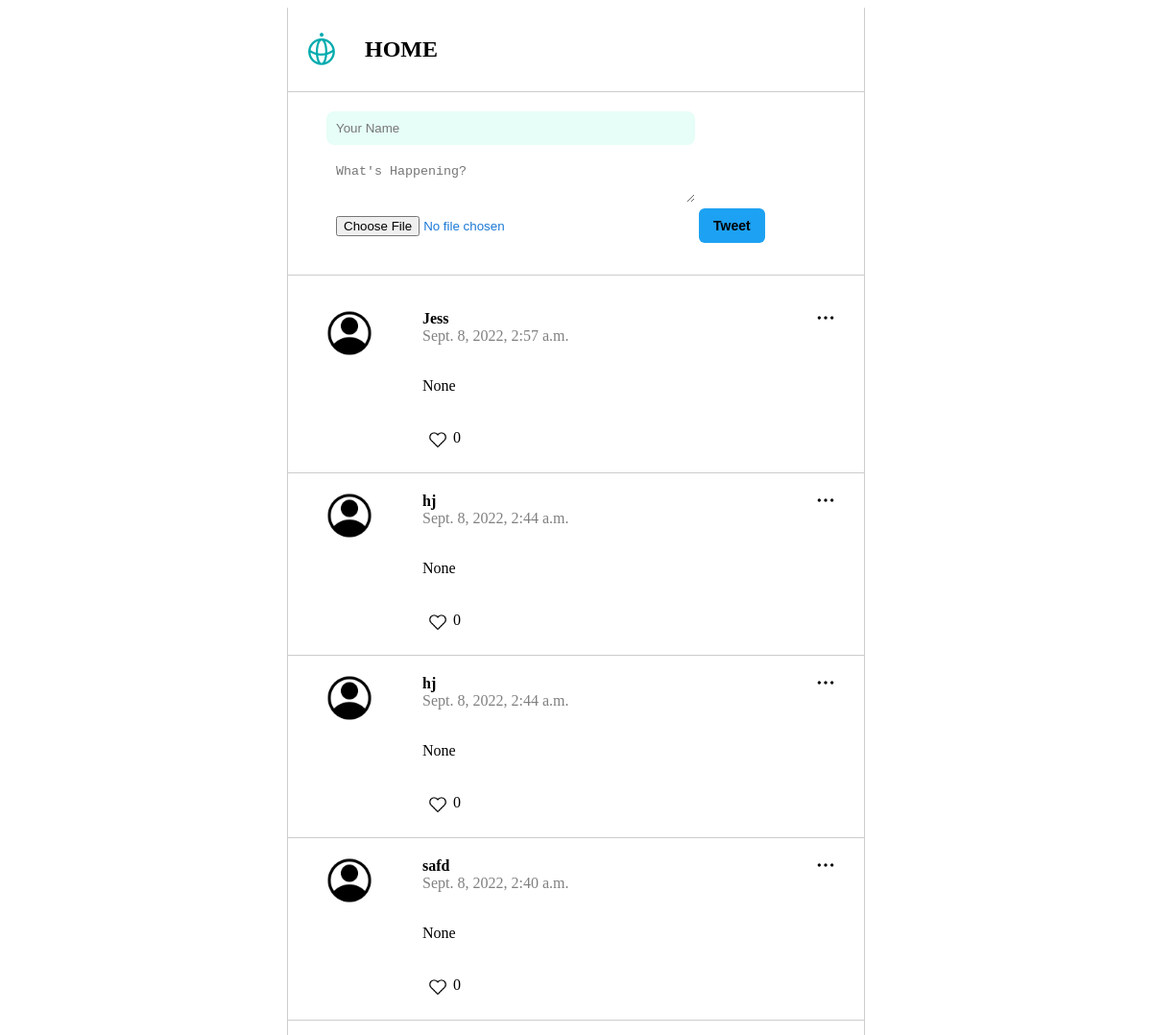
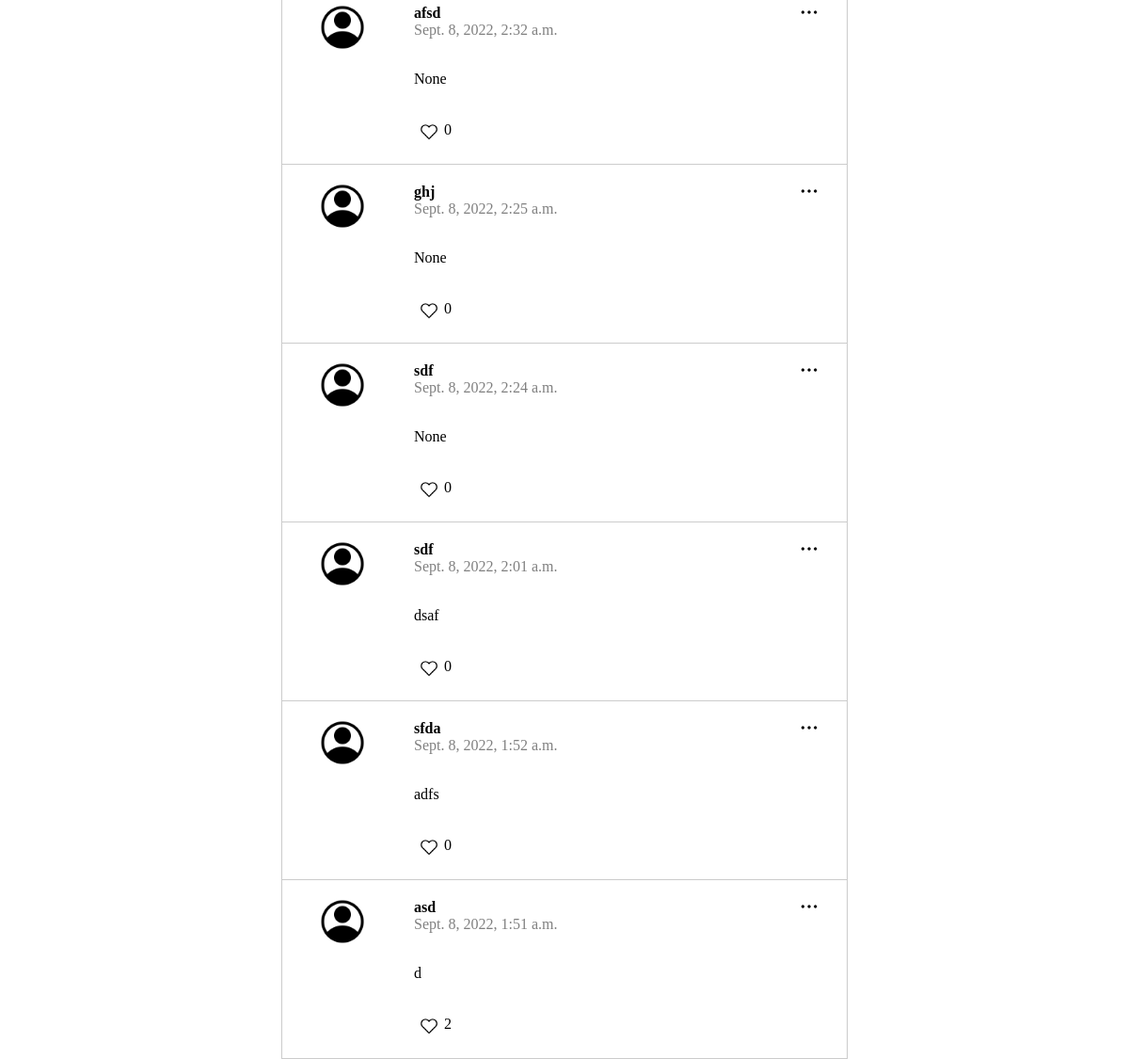
The page / on the database its author committed (2 pictures, top to bottom).
### posts/models.py (models this page shows)
class Post(models.Model):
    class Meta(object):
        db_table = 'post'
    name = models.CharField(
        'name', blank=False, null=True, max_length=14, db_index=True, default='anonymous',
    )
    body = models.CharField(
        'body', blank=True, null=True, max_length=140, db_index=True,
    )
    created_at = models.DateTimeField(
        'created DateTime', blank=True, auto_now_add=True,
    )
    likes = models.PositiveIntegerField(
        'like', default=0, blank=True, db_index=True,
    )
    image = CloudinaryField('image', blank= True, db_index = True)

### posts/views.py (the view, shortened to what this page needs)
# urls.py: path('', views.index, name='index'),
def index(request):
    posts = Post.objects.all().order_by('-created_at')[:20]
    return render(request, 'posts.html',
                  {'posts': posts})

### templates/posts.html (shortened to what this page needs)
{% extends "base.html" %}{% block content %} {% load static %}
<section class="content">
    <div class="main-header">
        <img src="{% static 'img/techis_logo.png' %}" class="logo" />
        <h1>HOME</h1>
    </div>
    <section class="post_form">
        <form action="" method="POST" enctype="multipart/form-data">
            <input type="text" name="name" placeholder="Your Name" />
            <textarea name="body" placeholder="What's Happening?"></textarea>
            <div class="tweet">
                <input style="background-color: white;" type="file" name="image" />
                <button type="submit" value="Tweet">Tweet</button>
            </div>
        </form>
    </section>
    <section class="posts">
        <ul>
            {% for post in posts %}
            <li>
                <img class="menu_icon js-menu-icon" src="{% static 'img/option.png' %}" />
                <div class="logo">
                    <img src="{% static 'img/profile-user.png' %}" />
                </div>
                <div class="name_body">
                    <div class="name"> {{ post.name }} </div>
                    <div class="datetime"> {{ post.created_at }} </div>
                    <p> {{ post.body }} <br></p>
                    <form id="likes-form" action="{% url 'like_post' post.pk %}" method='POST'>
                        <div class="row">
                            <button class="like-button" type="submit" , name="post_id" , value="{{ post.id }}">
                                <img style="width: 20px; height: 20px;" src="{% static 'img/like_button.png' %}" />
                            </button>
                            <div class="likes-count">
                                {{post.likes}}
                            </div>
                        </div>
                    </form>
                </div>
            </li>
            {% endfor %}
        </ul>
    </section>
</section>
{% endblock %}

### templates/base.html (shortened to what this page needs)
<!DOCTYPE html>
<html lang="en">
<head>
    <link rel="icon" href="/static/img/techis_logo.png" /> {% load static %}
    <link href=" {% static 'css/style.css' %}" rel="stylesheet" />
</head>
<body>
    {% block content %} {{content}} {% endblock %}
</body>
</html>

### static/css/style.css (style rules this page uses)
html, body { height: 100%; }
.content { max-width: 600px; height: fit fit-content; margin: 0 auto; border-left: 1px solid #ccc; border-right: 1px solid #ccc; }
.post_form { padding: 20px 40px; border-bottom: 1px solid #ccc; height: fit-content; }
.post_form .tweet button { background: #1da1f2; border-radius: 6px; font-size: 14px; font-weight: bold; padding: 10px 15px 10px 15px; }
.post_form input { width: 70%; margin-bottom: 10px; padding: 10px; border: 1px none #ccc; background-color: #e6fef7; border-radius: 8px; }
.post_form textarea { width: 70%; padding: 10px; border: 1px none #ccc; border-bottom: rgb(153, 151, 151); }
.posts ul { padding: 0; }
.posts li { display: flex; border-bottom: 1px solid #ccc; padding: 20px 40px; list-style: none; position: relative; }
.posts li .menu_icon { width: 20px; position: absolute; top: 18px; right: 30px; }
.posts li .logo { flex-basis: 15%; min-width:80px; }
.posts li .logo img { width: 60%; }
.posts li .name_body { flex-basis: 85%; }
.posts li .name_body .name { font-weight: bold; }
.posts li .name_body .datetime { color: gray; }
#likes-form { padding-top: 20px; border-radius: 15px; }
.tweet { border-radius: 10px; color: rgb(27, 121, 214); }
button { border: none; background-color: white; color: none; }
.main-header { padding: 10px; border-bottom: 1px solid #ccc; display: flex; justify-content: left; align-items: center; }
.logo { width: 50px; margin-right: 20px; }
.likes-count { padding-right: 10px; }
.row { display: flex; }

### rows shown on the page
Post: name "Jess", created_at "Sept. 8, 2022, 2:57 a.m.", body "None", {{ post.id }} 14 (drawn), likes "0"
Post: name "hj", created_at "Sept. 8, 2022, 2:44 a.m.", body "None", {{ post.id }} 11 (drawn), likes "0"
Post: name "hj", created_at "Sept. 8, 2022, 2:44 a.m.", body "None", {{ post.id }} 10 (drawn), likes "0"
Post: name "safd", created_at "Sept. 8, 2022, 2:40 a.m.", body "None", {{ post.id }} 9 (drawn), likes "0"
Post: name "afsd", created_at "Sept. 8, 2022, 2:32 a.m.", body "None", {{ post.id }} 8 (drawn), likes "0"
Post: name "ghj", created_at "Sept. 8, 2022, 2:25 a.m.", body "None", {{ post.id }} 7 (drawn), likes "0"
Post: name "sdf", created_at "Sept. 8, 2022, 2:24 a.m.", body "None", {{ post.id }} 6 (drawn), likes "0"
Post: name "sdf", created_at "Sept. 8, 2022, 2:01 a.m.", body "dsaf", {{ post.id }} 4 (drawn), likes "0"
Post: name "sfda", created_at "Sept. 8, 2022, 1:52 a.m.", body "adfs", {{ post.id }} 3 (drawn), likes "0"
Post: name "asd", created_at "Sept. 8, 2022, 1:51 a.m.", body "d", likes "2"
